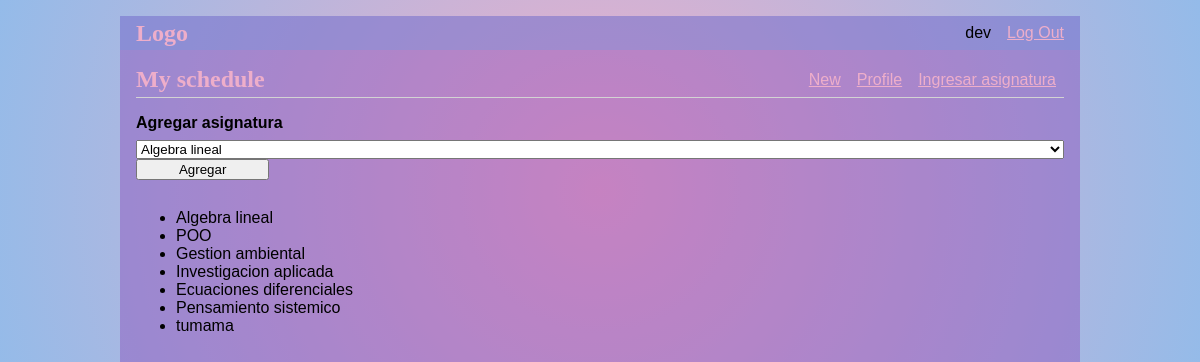
/schedule (signed in), run on an earlier commit of the app's database.
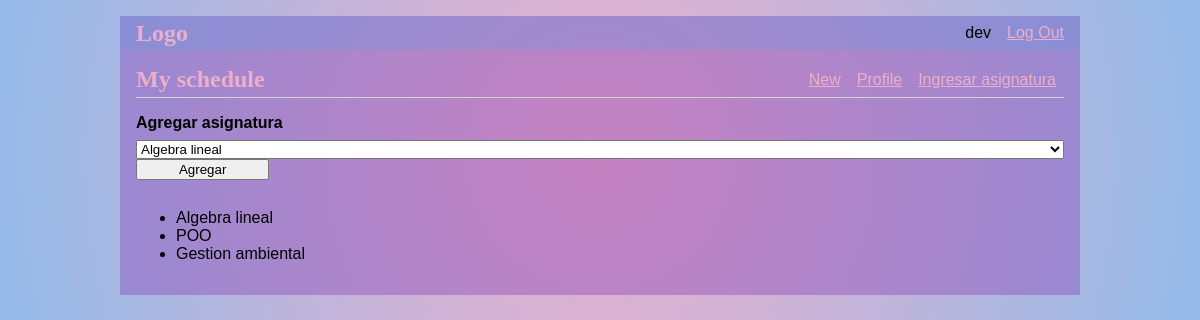
And on a later commit of the database.
### tables this page shows
CREATE TABLE user (
  id INTEGER PRIMARY KEY,
  idtype INTEGER,
  username TEXT UNIQUE NOT NULL,
  password TEXT NOT NULL,
  rol_id INTEGER NOT NULL,
  FOREIGN KEY (rol_id) REFERENCES rol (id),
  FOREIGN KEY (idtype) REFERENCES id_type (id)
);

CREATE TABLE subject_ (
  id INTEGER PRIMARY KEY AUTOINCREMENT,
  name_s TEXT NOT NULL
);

### flaskr/userspace.py (the view)
@bp.route('/schedule', methods=('GET', 'POST'))
@login_required
def schedule():
    mySchedule.addSbjct()
    subjects = mySchedule.getSbjcts()
    schedules = mySchedule.getSchdls()
    return render_template('userspace/schedule.html', subjects=subjects, schedules=schedules)

### flaskr/auth.py (called while the page is built)
@bp.before_app_request
def load_logged_in_user():
    user_id = session.get('user_id')
    if user_id is None:
        g.user = None
    else:
        g.user = get_db().execute(
            'SELECT * FROM user WHERE id = ?', (user_id,)
        ).fetchone()

def login_required(view):
    @functools.wraps(view)
    def wrapped_view(**kwargs):
        if g.user is None:
            return redirect(url_for('auth.login'))
        return view(**kwargs)
    return wrapped_view

### flaskr/db.py (called while the page is built)
def get_db():
    if 'db' not in g:
        g.db = sqlite3.connect(
            current_app.config['DATABASE'],
            detect_types=sqlite3.PARSE_DECLTYPES
        )
        g.db.row_factory = sqlite3.Row
    return g.db

### flaskr/userspace.py (called while the page is built, shortened)
    def getSbjcts(self):
        return self.subjects

    def getSchdls(self):
        return self.schedules

    def addSbjct(self):
        db = get_db()
        self.subjects = db.execute(
            'SELECT id, name_s FROM subject_'
        ).fetchall()
        self.owner = g.user['id']
        owner = self.owner
        self.schedules = db.execute(
            'SELECT s.name_s FROM subject_ s, schedule sch WHERE s.id = sch.id_subj AND sch.id_user = ?',
            (owner,)
        ).fetchall()

### flaskr/templates/userspace/schedule.html
{% extends 'base.html' %}
{% block header %}
  <h1>{% block title %}My schedule{% endblock %}</h1>
  {% if g.user %}
    <a class="action" href="{{ url_for('blog.create') }}">New</a>
    <a class="action" href="{{ url_for('userspace.profile') }}">Profile</a>
    <a class="action" href="{{ url_for('userspace.addSubject') }}">Ingresar asignatura</a>
  {% endif %}
{% endblock %}
{% block content %}
  <form method="post">
    <label for="Agregar asignatura">Agregar asignatura</label>
    <select name="subject" id="subject">
      {% for subject in subjects %}
          <option value="{{ subject['id'] }}">{{ subject['name_s'].capitalize() }}</option>
      {% endfor %}
  </select>
  <input type="submit" value="Agregar">
  </form>
  <ul>
    {% for sch in schedules %}
      <li>{{ sch['name_s']}}</li>
    {% endfor %}
  </ul>
{% endblock %}

### flaskr/templates/base.html (shortened to what this page needs)
<!doctype html>
<link rel="stylesheet" href="{{ url_for('static', filename='style.css') }}">
<nav>
  <h1><a class="action" href="{{ url_for('blog.index') }}" style="text-decoration: none;" >Logo</a></h1>
  <ul>
    {% if g.user %}
      <li><span>{{ g.user['username'] }}</span>
      <li><a href="{{ url_for('auth.logout') }}">Log Out</a>
    {% else %}
      <li><a href="{{ url_for('auth.register') }}">Register</a>
      <li><a href="{{ url_for('auth.login') }}">Log In</a>
    {% endif %}
  </ul>
</nav>
<section class="content">
  <header>
    {% block header %}{% endblock %}
  </header>
  {% block content %}{% endblock %}
</section>

### flaskr/static/style.css (style rules this page uses)
h1 { font-family: Cambria, serif; color: #eeaeca; margin: 1rem 0; }
a { color: #eeaeca; }
nav { background: #649cde4a; display: flex; align-items: center; padding: 0 0.5rem; }
nav h1 { flex: auto; margin: 0; }
nav h1 a { text-decoration: none; padding: 0.25rem 0.5rem; }
nav ul { display: flex; list-style: none; margin: 0; padding: 0; }
nav ul li a, nav ul li span, header .action { display: block; padding: 0.5rem; }
.content { padding: 0 1rem 1rem; }
.content > header { border-bottom: 1px solid lightgray; display: flex; align-items: flex-end; }
.content > header h1 { flex: auto; margin: 1rem 0 0.25rem 0; }
.content:last-child { margin-bottom: 0; }
.content form { margin: 1em 0; display: flex; flex-direction: column; }
.content label { font-weight: bold; margin-bottom: 0.5em; }
.content input, .content textarea { margin-bottom: 1em; }
input[type=submit] { align-self: start; min-width: 10em; }

What changed in the data, as far as the page shows it:
removed subject_: name_s "Investigacion aplicada"
removed subject_: name_s "Ecuaciones diferenciales"
removed subject_: name_s "Pensamiento sistemico"
removed subject_: name_s "tumama"
